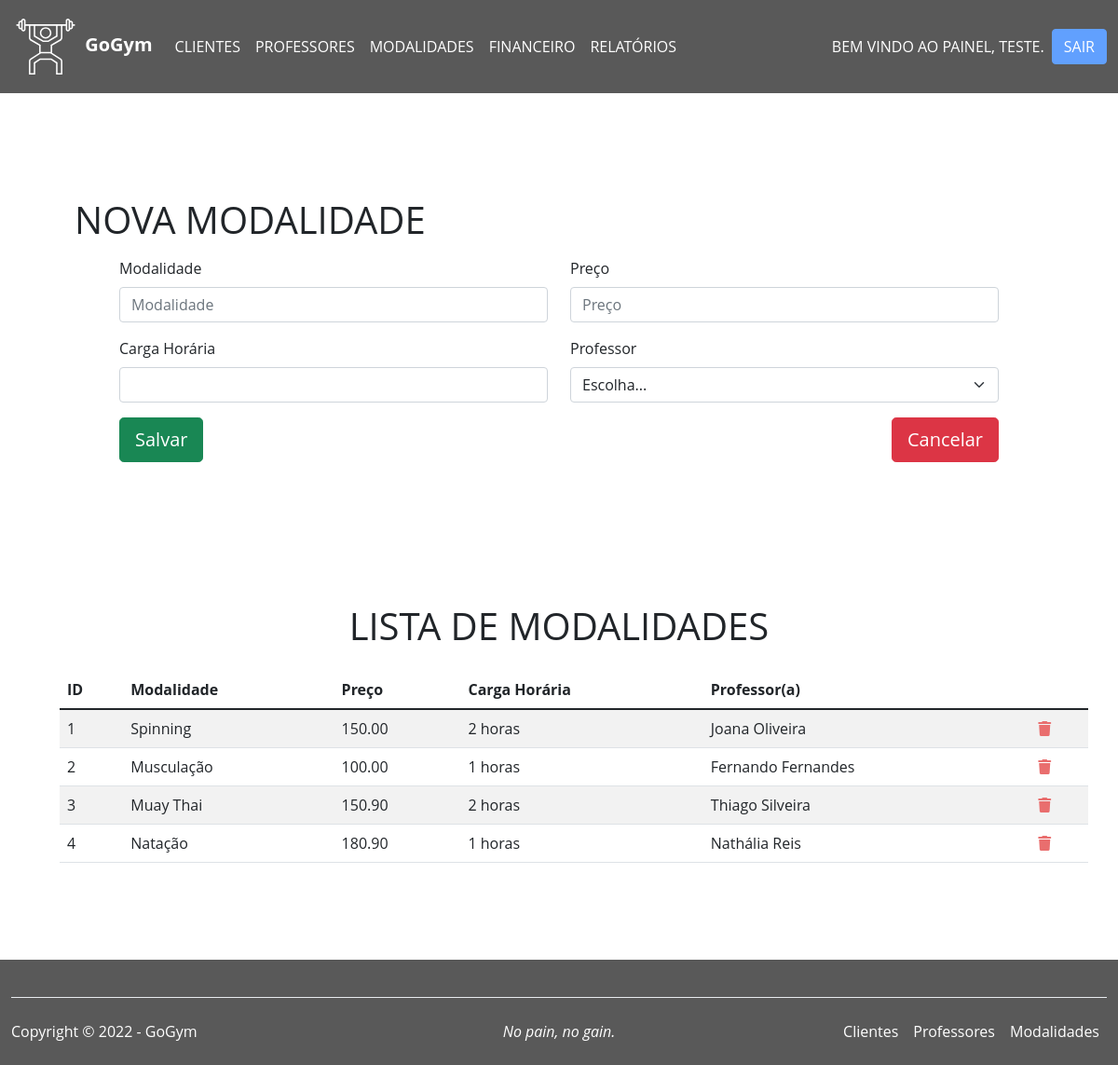
The app's page /modalidades.php (signed in) with its own data.
### tables this page shows
CREATE TABLE `modalidades` (
  `id` int(11) NOT NULL,
  `modalidade` varchar(80) NOT NULL,
  `preco` decimal(10,2) NOT NULL,
  `cargaHoraria` int(11) NOT NULL,
  `professor` varchar(80) NOT NULL
);

### modalidades.php (the view, shortened to what this page needs)
<?php
  require './src/service/connect.php';
  $sql_search = "SELECT * FROM modalidades";
  $resultado = mysqli_query($connect, $sql_search);
  if($resultado){
     $lista_modalidades = mysqli_fetch_all($resultado, MYSQLI_ASSOC);
  }
?>
<!DOCTYPE html>
<html lang="pt-br">
<head>
  <link href="https://cdn.jsdelivr.net/npm/bootstrap@5.1.3/dist/css/bootstrap.min.css" rel="stylesheet">
  <link rel="stylesheet" href="./assets/css/main.css">
</head>
<body>
  <?php
    include './assets/includes/navbar.php';
  ?>
  <main class="py-3 px-4">
    <section class="container-flud bg-white py-5 px-5 mx-2 my-5 cadastro">
      <h1 class="text-uppercase pb-2">Nova Modalidade</h1>
      <div class="container-fluid bg-white px-5">
        <form method="POST">
          <div class="mb-3 row">
            <div class="col">
              <label for="exampleInputEmail1" class="form-label">Modalidade</label>
              <input type="text" class="form-control" name="modalidade" id="modalidade" aria-describedby="modalidade" placeholder="Modalidade">
            </div>
            <div class="col">
              <label for="exampleInputEmail1" class="form-label">Preço</label>
              <input type="text" class="form-control" name="preco" id="preco" aria-describedby="preco" placeholder="Preço">
            </div>
          </div>
          <div class="mb-3 row">
            <div class="col">
              <label for="" class="form-label">Carga Horária</label>
              <input type="text" class="form-control" id="cargaHoraria" aria-describedby="cargaHoraria" name="cargaHoraria">
            </div>
            <div class="col">
              <label for="exampleInputEmail1" class="form-label">Professor</label>
              <select class="form-select" id="modalidade" name="modalidade" aria-label="select">
                <option selected disabled>Escolha...</option>
              </select>
            </div>
          </div>
          <div class="mb-3 bg-white pb-4">
            <div class="float-start">
              <button type="submit" class="btn btn-success btn-lg" name="enviar" id="enviar">
                 Salvar
              </button>
            </div>
            <div class="float-end">
              <button type="button" class="btn btn-danger btn-lg">
                <a href="modalidades.php" class="text-white text-decoration-none">Cancelar</a>
              </button>
            </div>
          </div>
        </form>
      </div>
    </section>
    <section class="lista py-5 bg-white cadastro">
      <div class="container">
        <h1 class="text-uppercase py-3 text-center">Lista de Modalidades</h1>
      </div>
      <div class="container-fluid px-4 mx-3">
        <table class="table table-striped table-hover">
          <thead>
            <tr class="text-justify fw-bold">
              <th>ID</th>
              <th>Modalidade</th>
              <th>Preço</th>
              <th>Carga Horária</th>
              <th>Professor(a)</th>
            </tr>
          </thead>
          <tbody>
            <?php foreach ($lista_modalidades as $modalidade) : ?>
              <tr class="text-ustify">
                  <td><?= $modalidade['id'] ?></td>
                  <td><?= $modalidade['modalidade'] ?></td>
                  <td><?= $modalidade['preco'] ?></td>
                  <td><?= $modalidade['cargaHoraria'] ?> horas</td>
                  <td><?= $modalidade['professor'] ?></td>
                  <td>
                    <a href="modalidades.php?excluir=<?= $modalidade['id'] ?>" onclick="return confirm('Deseja mesmo deletar?');" class="bt-lixo" type="button" id="delete">
                      <i class="fa-solid fa-trash"></i>
                    </a>
                  </td>
               </tr>
            <?php endforeach; ?>
          </tbody>
        </table>
      </div>
    </section>
  </main>
  <?php
    include './assets/includes/footer.php';
  ?>
</body>
</html>

### assets/css/main.css (style rules this page uses)
* { margin: 0; padding: 0; font-family: 'Open Sans', sans-serif; box-sizing: border-box; }
a { text-decoration: none; }
body { background: url(../img/Fundo_academia.jpg) center center/100% 100% no-repeat fixed; }
.cadastro { border-radius: 8px; }
.bt-lixo { color: rgb(233, 110, 110); }

### records on screen
modalidades: id "1", modalidade "Spinning", preco "150.00", cargaHoraria "2", professor "Joana Oliveira"
modalidades: id "2", modalidade "Musculação", preco "100.00", cargaHoraria "1", professor "Fernando Fernandes"
modalidades: id "3", modalidade "Muay Thai", preco "150.90", cargaHoraria "2", professor "Thiago Silveira"
modalidades: id "4", modalidade "Natação", preco "180.90", cargaHoraria "1", professor "Nathália Reis"

### other values on screen
$_SESSION['nome'] "TESTE"
